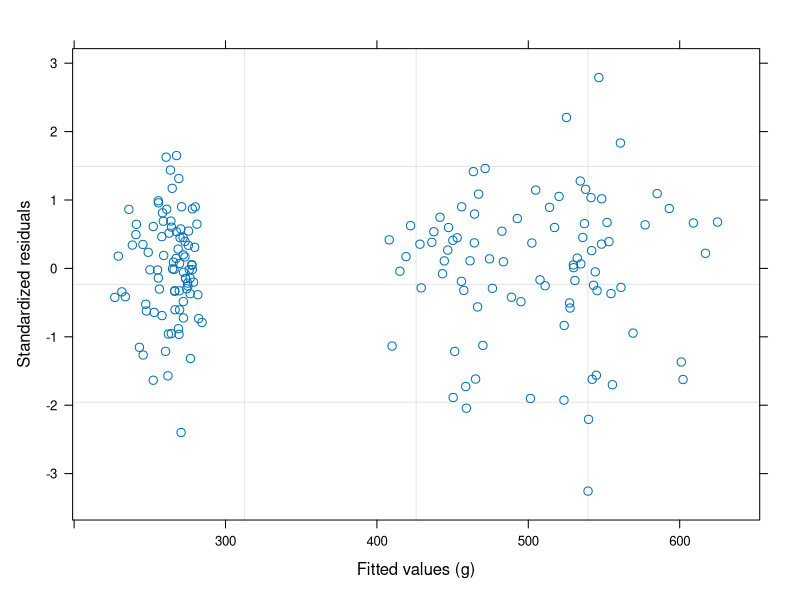
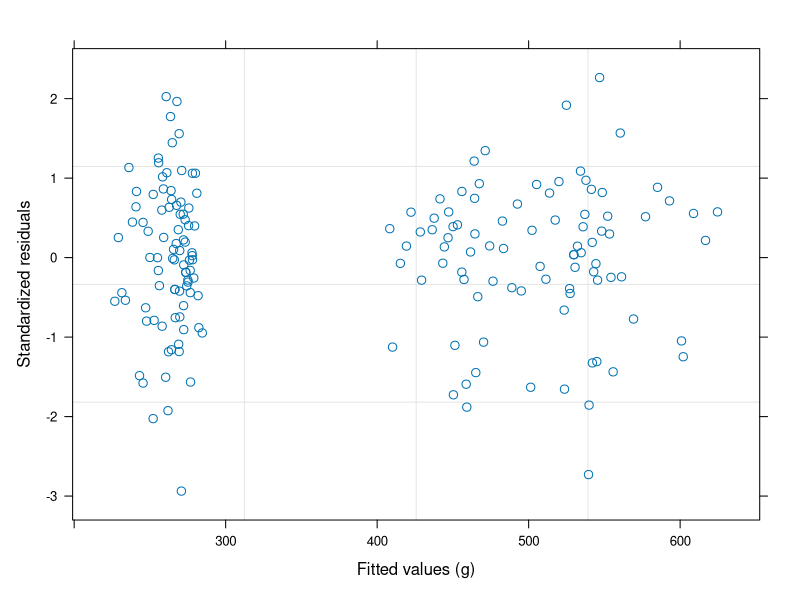
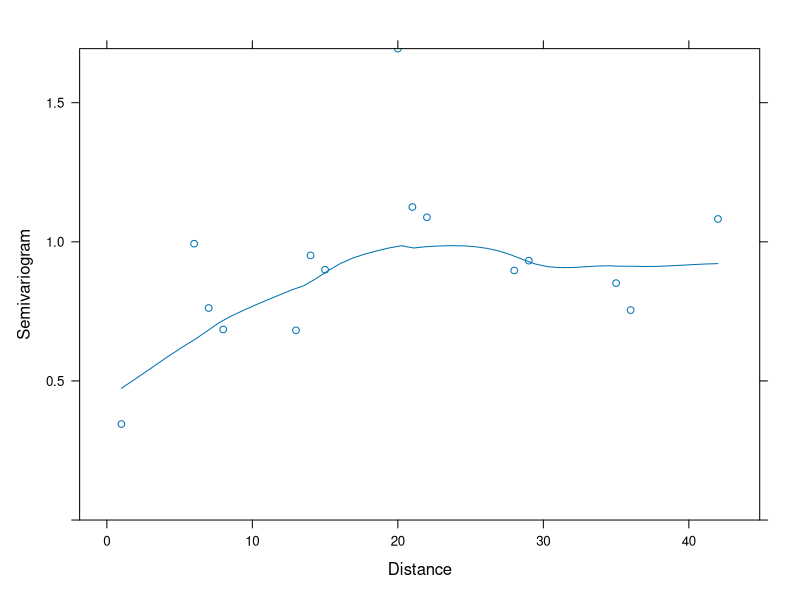
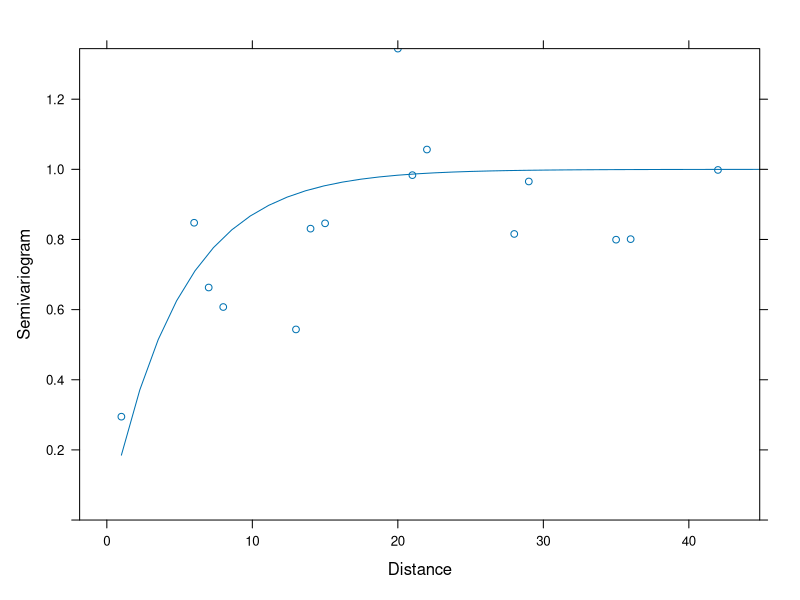
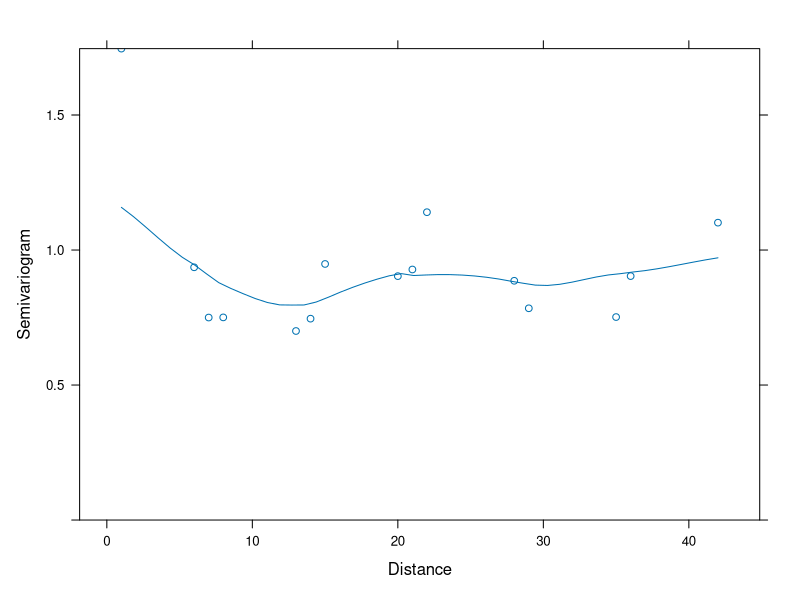

These charts were generated, in order, by the following R code:
library(nlme)
data(BodyWeight) #each package comes with complete examples to learn their use.
?BodyWeight # Read about example
options(contrasts=c("contr.treatment", "contr.poly"))

class(BodyWeight) # this is a groupedData object
# therefore, rat is already a grouping factor included in the randm effects by default.
# See the estimated random effects in the model. There are random effects in the intercept and time slope for each rat.
bw1.lme<-lme(weight~Time*Diet, BodyWeight, random=~Time)
bw2.lme<-lme(weight~Time*Diet, BodyWeight, random=~Time|Rat)
bw1.lme;bw2.lme
plot(bw1.lme, resid(., type="p")~fitted(.)) # typical heterogeneity of variance
bw2.lme<-update(bw1.lme,weights=varPower(form=~fitted(.)))

plot(bw2.lme, resid(., type="p")~fitted(.)) #check residuals again
#Suspect temporal autocorrelation of residuals, but sampling times are irregular so we use a spatial approach
vg<-Variogram(bw2.lme, form=~Time, maxDist=42)
vg
plot(vg) #plot the semivariogram
bw3.lme<-update(bw2.lme, corr=corExp(form=~Time))
bw3.lme
intervals(bw3.lme)# note that this example has heterogeneity of variance and lack of independence.
anova(bw2.lme, bw3.lme) #check significance of  adding a model for lack of independence.
plot(Variogram(bw3.lme, form=~Time, maxDist=42))
# what variogram model was used? find the default

# check variogram of data corrected for temporal correlation.
plot( Variogram(bw3.lme, form = ~ Time, maxDist = 42, resType = "n", robust = T) ) 
